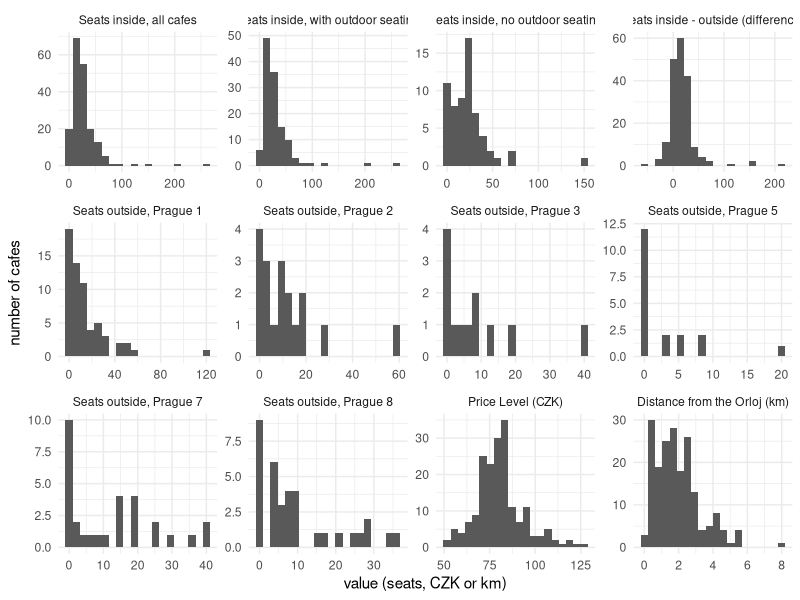
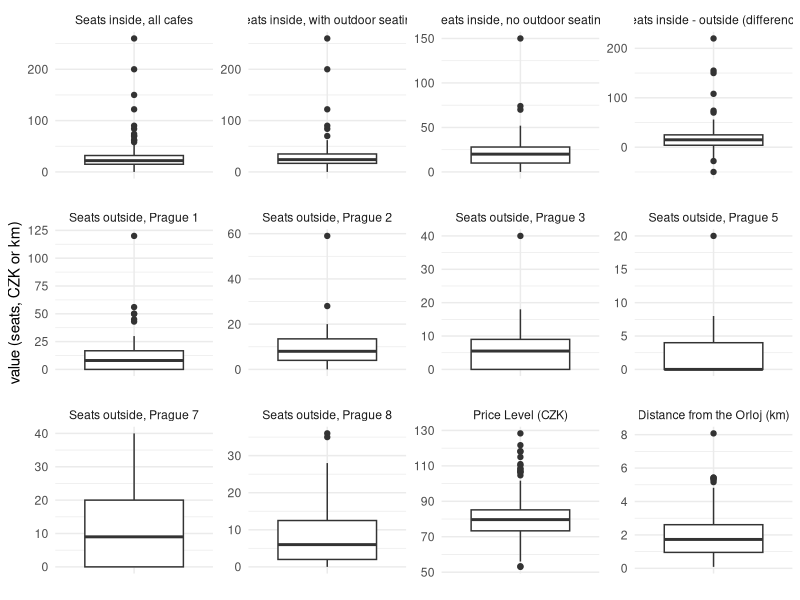
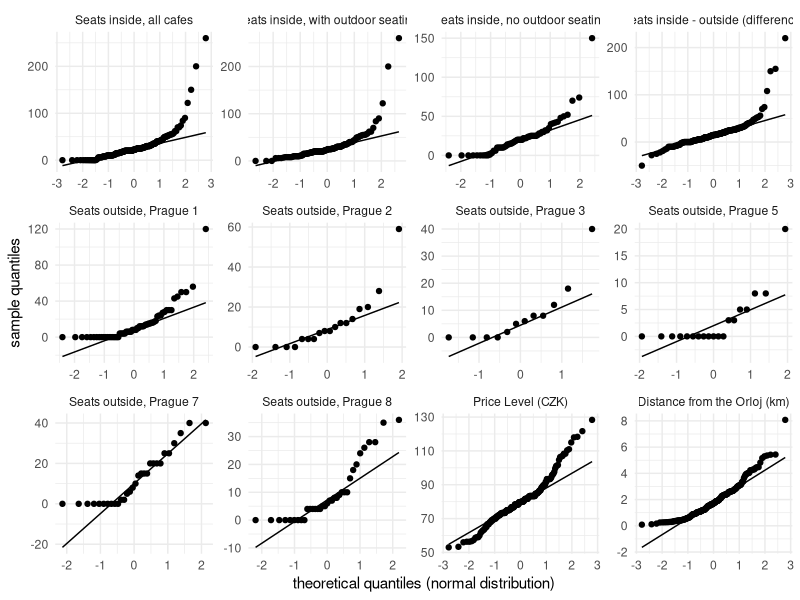
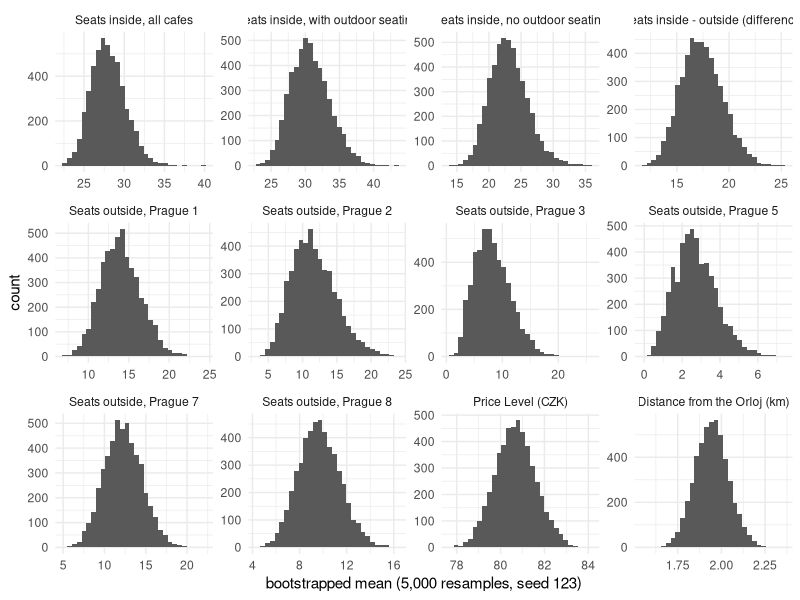
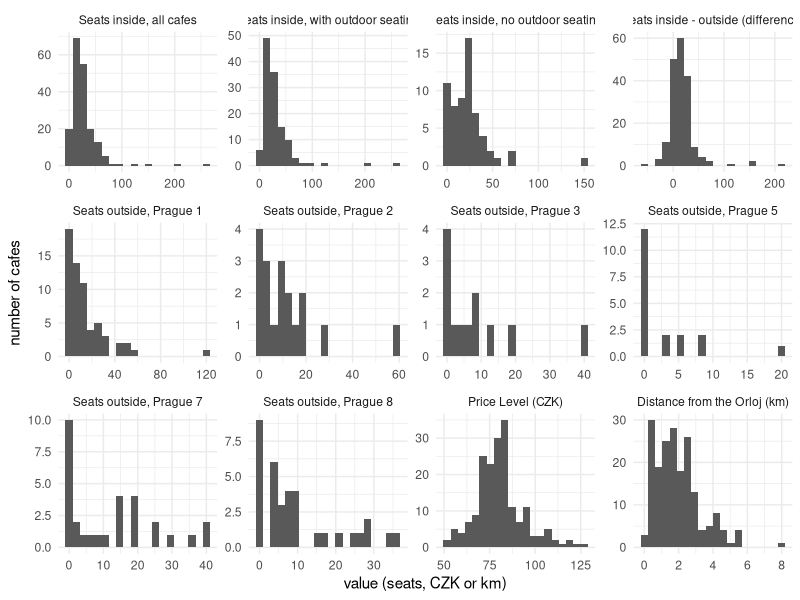
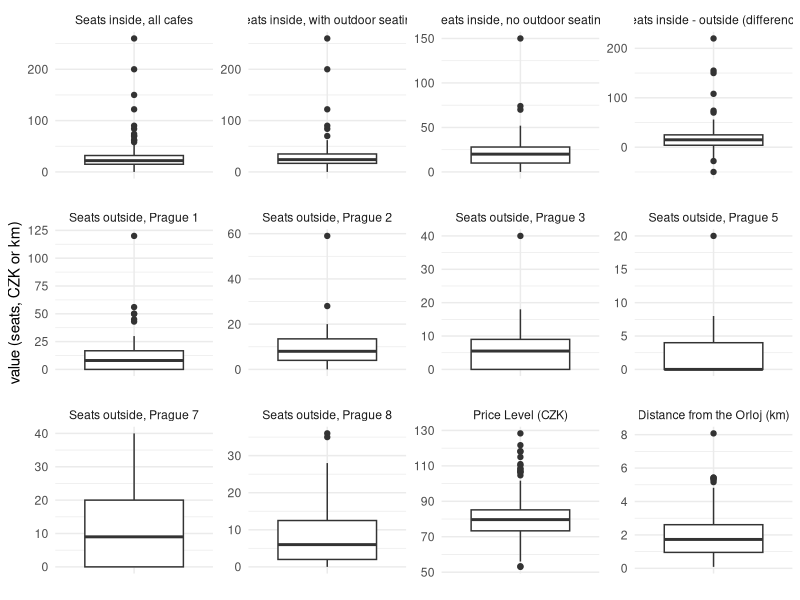
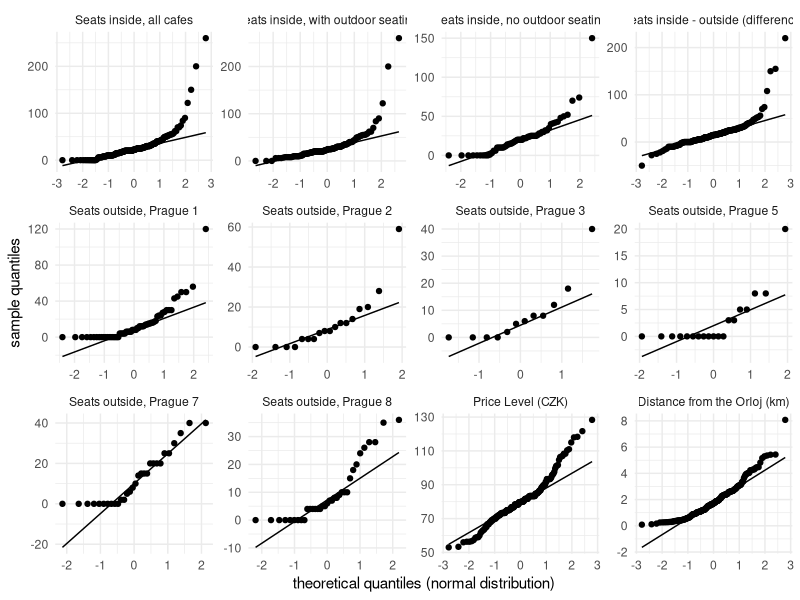
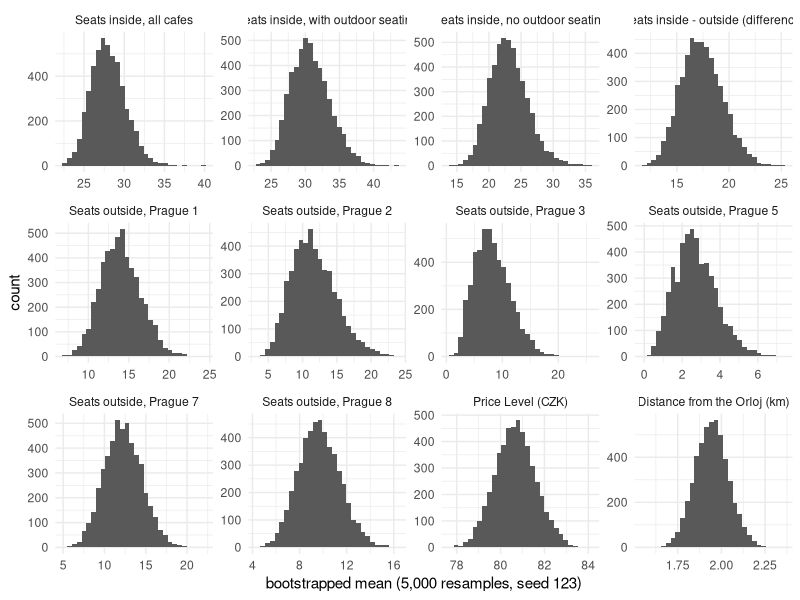

Reproduce these figures in R, in order.
# ===================================================================
# 02_descriptive.R -- DESCRIBE THE DATA AND DECIDE: PARAMETRIC OR NOT?
# (topic: Cafe Size)
#
# what this script does, for every variable our questions use (and for
# every group a question compares):
#   1. counts and percentages of the categorical variables
#   2. count, missing values, mean, SD, median, IQR and range
#   3. histogram, boxplot and Q-Q plot
#   4. normality check (skewness)
#   5. central limit theorem check (group size + bootstrapped means)
#   6. one table that says: parametric or non-parametric
#
# it reads analysis/dataset.csv (made by 01_cleaning.R) and writes
#   tables:  report/tables/D_counts.tex, D_stats.tex, D_table.tex
#   figures: report/figures/D_histograms.pdf, D_boxplots.pdf, D_qq.pdf,
#            D_bootstrap.pdf
#
# open prague-cafe-analysis.Rproj first, so the paths below work
# ===================================================================

library(dplyr)     # group_by(), summarise(), filter()
library(ggplot2)   # the plots
library(xtable)    # tables -> LaTeX

df <- read.csv(file.path("analysis", "dataset.csv"))

# folders for the exported tables and figures (created if they don't exist yet)
dir_tab <- file.path("report", "tables")
dir_fig <- file.path("report", "figures")
dir.create(dir_tab, recursive = TRUE, showWarnings = FALSE)
dir.create(dir_fig, recursive = TRUE, showWarnings = FALSE)


# ============================================================
# 1. CATEGORICAL VARIABLES: COUNTS AND PERCENTAGES
# ============================================================
# a categorical variable has no mean or SD -- counts and percentages are
# all we describe. it also needs no normality check

# a small function: counts and % of every value (NA shown as "missing")
describe_categories <- function(x, variable) {
  counts <- table(x, useNA = "ifany")
  values <- names(counts)
  values[is.na(values)] <- "missing"
  data.frame(variable = variable,
             value    = values,
             n        = as.vector(counts),
             percent  = round(100 * as.vector(counts) / sum(counts), 1))
}

# the 0/1 dummies get readable labels: 0 = "no", 1 = "yes"
counts_table <- rbind(
  describe_categories(factor(df$has_outdoor, levels = c(0, 1), labels = c("no", "yes")),
                      "Outdoor seating"),
  describe_categories(factor(df$small_cafe, levels = c(0, 1), labels = c("no", "yes")),
                      "Small cafe (15 or fewer seats inside)"),
  describe_categories(factor(df$top_rated, levels = c(0, 1), labels = c("no", "yes")),
                      "Top-rated (Google rating 4.7 or higher)"),
  describe_categories(factor(df$above_median_price, levels = c(0, 1), labels = c("no", "yes")),
                      "Above-median Price Level"),
  # districts in number order (1, 2, 3 ...), not alphabetical (1, 10, 11, 2 ...)
  describe_categories(factor(df$district, levels = paste("Prague", c(1, 2, 3, 5, 7, 8, 9, 10, 11))),
                      "District")
)
counts_table


# ============================================================
# 2. NUMERIC VARIABLES: ONE ROW PER THING WE WILL TEST
# ============================================================
# the guidelines want every numeric variable described overall AND within
# every group a question compares. so we stack them into one long data
# frame: "row" says which variable/group a value belongs to, "used_in"
# says which question needs it. every table and plot below has one entry
# per row

# A4 compares only these six districts
df_a4 <- filter(df, district %in% c("Prague 1", "Prague 2", "Prague 3",
                                    "Prague 5", "Prague 7", "Prague 8"))

series <- rbind(
  # A1, A6, A7, A10: seats inside, all cafes
  data.frame(row = "Seats inside, all cafes", used_in = "A1, A6, A7, A10",
             value = df$seats_inside),
  # A2: seats inside, compared between cafes with and without outdoor seating
  data.frame(row = "Seats inside, with outdoor seating", used_in = "A2",
             value = filter(df, has_outdoor == 1)$seats_inside),
  data.frame(row = "Seats inside, no outdoor seating", used_in = "A2",
             value = filter(df, has_outdoor == 0)$seats_inside),
  # A3: a PAIRED comparison, so we describe the DIFFERENCE inside - outside
  data.frame(row = "Seats inside - outside (difference)", used_in = "A3",
             value = df$seats_inside - df$seats_outside),
  # A4: seats outside, in each of the six districts
  data.frame(row = "Seats outside, Prague 1", used_in = "A4",
             value = filter(df_a4, district == "Prague 1")$seats_outside),
  data.frame(row = "Seats outside, Prague 2", used_in = "A4",
             value = filter(df_a4, district == "Prague 2")$seats_outside),
  data.frame(row = "Seats outside, Prague 3", used_in = "A4",
             value = filter(df_a4, district == "Prague 3")$seats_outside),
  data.frame(row = "Seats outside, Prague 5", used_in = "A4",
             value = filter(df_a4, district == "Prague 5")$seats_outside),
  data.frame(row = "Seats outside, Prague 7", used_in = "A4",
             value = filter(df_a4, district == "Prague 7")$seats_outside),
  data.frame(row = "Seats outside, Prague 8", used_in = "A4",
             value = filter(df_a4, district == "Prague 8")$seats_outside),
  # A6-A10: the Price Level
  data.frame(row = "Price Level (CZK)", used_in = "A6-A10",
             value = df$price_level),
  # A8: distance from the Orloj
  data.frame(row = "Distance from the Orloj (km)", used_in = "A8",
             value = df$distance_km)
)

# keep the rows in the order written above (not alphabetical) in tables and plots
series$row <- factor(series$row, levels = unique(series$row))


# ============================================================
# 3. COUNT AND SUMMARISE
# ============================================================
stats_table <- series %>%
  group_by(row) %>%
  summarise(n       = sum(!is.na(value)),   # observations we can use
            missing = sum(is.na(value)),    # missing values (NA)
            mean    = mean(value, na.rm = TRUE),
            sd      = sd(value, na.rm = TRUE),
            median  = median(value, na.rm = TRUE),
            iqr     = IQR(value, na.rm = TRUE),   # middle 50%: 3rd quartile - 1st quartile
            min     = min(value, na.rm = TRUE),
            max     = max(value, na.rm = TRUE))
stats_table

# from here on we only need the values that are not missing
series_clean <- series[!is.na(series$value), ]


# ============================================================
# 4. PLOT EVERY ROW: HISTOGRAM, BOXPLOT, Q-Q PLOT
# ============================================================
# facet_wrap() draws one small panel per row, side by side.
# scales = "free": every panel gets its own axes (seats and km differ)

# histogram: the shape of the distribution. normal = one symmetric bell
plot_hist <- ggplot(series_clean, aes(x = value)) +
  geom_histogram(bins = 20) +
  facet_wrap(~ row, scales = "free") +
  labs(x = "value (seats, CZK or km)", y = "number of cafes") +
  theme_minimal()
plot_hist
ggsave(file.path(dir_fig, "D_histograms.pdf"), plot_hist, width = 11, height = 8)

# boxplot: median (thick line), middle 50% (box) and outliers (dots)
plot_box <- ggplot(series_clean, aes(x = "", y = value)) +
  geom_boxplot() +
  facet_wrap(~ row, scales = "free") +
  labs(x = NULL, y = "value (seats, CZK or km)") +
  theme_minimal()
plot_box
ggsave(file.path(dir_fig, "D_boxplots.pdf"), plot_box, width = 11, height = 8)

# Q-Q plot: if the data are normal, the points follow the straight line.
# points curving away from the line at the ends = skew or heavy tails
plot_qq <- ggplot(series_clean, aes(sample = value)) +
  stat_qq() +
  stat_qq_line() +
  facet_wrap(~ row, scales = "free") +
  labs(x = "theoretical quantiles (normal distribution)", y = "sample quantiles") +
  theme_minimal()
plot_qq
ggsave(file.path(dir_fig, "D_qq.pdf"), plot_qq, width = 11, height = 8)


# ============================================================
# 5. NORMALITY CHECK: SKEWNESS
# ============================================================
# skewness measures asymmetry: 0 = symmetric like the normal curve,
# positive = long tail to the right (a few very large values).
# the formula from 05_assessing-normality.R:
skewness <- function(x) mean((x - mean(x))^3) / sd(x)^3

# RULE (a common rule of thumb): |skewness| < 0.5 counts as roughly
# symmetric, i.e. normal enough. we read it together with the plots above


# ============================================================
# 6. CENTRAL LIMIT THEOREM CHECK: GROUP SIZE + BOOTSTRAPPED MEANS
# ============================================================
# even if the VALUES are not normal, the MEAN of a large enough sample is
# roughly normal (the CLT) -- and the mean is what parametric tests use.
# two checks, as the guidelines ask:
#   (1) at least 30 observations in the group (rule of thumb)
#   (2) the distribution of bootstrapped means looks normal
#
# bootstrapping (07_bootstrapping.R): treat our sample as the population,
# draw a new sample of the SAME size from it WITH replacement, take its
# mean, and repeat 5,000 times. the 5,000 means show how the mean would
# vary from sample to sample. seed 123 makes the "random" draws the same
# on every computer
n_boot <- 5000

bootstrap_means <- function(x) {
  set.seed(123)
  replicate(n_boot, mean(sample(x, length(x), replace = TRUE)))
}

# loop over the rows: bootstrap each one and collect the results
d_table   <- NULL   # one line per row: the decision table
boot_data <- NULL   # all bootstrapped means, for the plot
for (r in levels(series_clean$row)) {
  x     <- series_clean$value[series_clean$row == r]
  means <- bootstrap_means(x)

  boot_data <- rbind(boot_data, data.frame(row = r, boot_mean = means))
  d_table   <- rbind(d_table, data.frame(
    variable      = r,
    used_in       = series_clean$used_in[series_clean$row == r][1],
    n             = length(x),
    skewness      = skewness(x),        # of the values themselves
    boot_skewness = skewness(means)     # of the 5,000 bootstrapped means
  ))
}

boot_data$row <- factor(boot_data$row, levels = levels(series_clean$row))

# the bootstrapped means: a symmetric bell = the CLT works for that row
plot_boot <- ggplot(boot_data, aes(x = boot_mean)) +
  geom_histogram(bins = 30) +
  facet_wrap(~ row, scales = "free") +
  labs(x = "bootstrapped mean (5,000 resamples, seed 123)", y = "count") +
  theme_minimal()
plot_boot
ggsave(file.path(dir_fig, "D_bootstrap.pdf"), plot_boot, width = 11, height = 8)


# ============================================================
# 7. THE DECISION: PARAMETRIC OR NON-PARAMETRIC
# ============================================================
# parametric if the values are normal OR the CLT applies; otherwise
# non-parametric. a question that compares groups can use the parametric
# test only if EVERY group it compares says "parametric"
d_table$normal     <- ifelse(abs(d_table$skewness) < 0.5, "yes", "no")
d_table$clt        <- ifelse(d_table$n >= 30 & abs(d_table$boot_skewness) < 0.5, "yes", "no")
d_table$conclusion <- ifelse(d_table$normal == "yes" | d_table$clt == "yes",
                             "parametric", "non-parametric")
d_table


# ============================================================
# 8. EXPORT THE TABLES TO LATEX
# ============================================================
# floating = FALSE: only the table itself; the caption is added in the
# report's .tex file around it. booktabs = TRUE: clean horizontal rules
names(counts_table) <- c("Variable", "Value", "n", "%")
print(xtable(counts_table, digits = c(0, 0, 0, 0, 1)),
      file = file.path(dir_tab, "D_counts.tex"),
      floating = FALSE, booktabs = TRUE, include.rownames = FALSE)

names(stats_table) <- c("Variable (group)", "n", "Missing", "Mean", "SD",
                        "Median", "IQR", "Min", "Max")
print(xtable(stats_table, digits = 2),
      file = file.path(dir_tab, "D_stats.tex"),
      floating = FALSE, booktabs = TRUE, include.rownames = FALSE)

names(d_table) <- c("Variable (group)", "Used in", "n", "Skewness",
                    "Skewness of boot. means", "Normal", "CLT applies", "Conclusion")
print(xtable(d_table, digits = 2),
      file = file.path(dir_tab, "D_table.tex"),
      floating = FALSE, booktabs = TRUE, include.rownames = FALSE)
